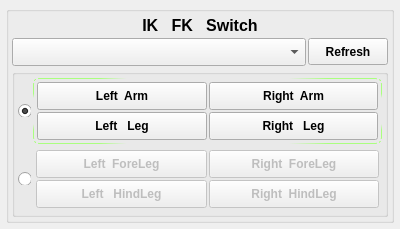
<?xml version="1.0" encoding="UTF-8"?>
<ui version="4.0">
 <class>DDikfkSwitchWindow</class>
 <widget class="QMainWindow" name="DDikfkSwitchWindow">
  <property name="geometry">
   <rect>
    <x>0</x>
    <y>0</y>
    <width>400</width>
    <height>229</height>
   </rect>
  </property>
  <property name="minimumSize">
   <size>
    <width>400</width>
    <height>229</height>
   </size>
  </property>
  <property name="maximumSize">
   <size>
    <width>400</width>
    <height>231</height>
   </size>
  </property>
  <property name="windowTitle">
   <string>IK FK Switch Window</string>
  </property>
  <property name="windowOpacity">
   <double>1.000000000000000</double>
  </property>
  <widget class="QWidget" name="centralwidget">
   <layout class="QVBoxLayout" name="verticalLayout">
    <property name="margin">
     <number>6</number>
    </property>
    <item>
     <widget class="QGroupBox" name="groupBox">
      <property name="styleSheet">
       <string notr="true"/>
      </property>
      <layout class="QVBoxLayout" name="verticalLayout_2">
       <property name="spacing">
        <number>3</number>
       </property>
       <property name="margin">
        <number>3</number>
       </property>
       <item>
        <widget class="QLabel" name="label">
         <property name="minimumSize">
          <size>
           <width>0</width>
           <height>20</height>
          </size>
         </property>
         <property name="maximumSize">
          <size>
           <width>16777215</width>
           <height>20</height>
          </size>
         </property>
         <property name="font">
          <font>
           <pointsize>12</pointsize>
           <weight>75</weight>
           <bold>true</bold>
          </font>
         </property>
         <property name="text">
          <string>IK   FK   Switch</string>
         </property>
         <property name="alignment">
          <set>Qt::AlignCenter</set>
         </property>
        </widget>
       </item>
       <item>
        <layout class="QHBoxLayout" name="horizontalLayout_6">
         <property name="spacing">
          <number>2</number>
         </property>
         <item>
          <widget class="QComboBox" name="CharacterComboBox">
           <property name="minimumSize">
            <size>
             <width>0</width>
             <height>28</height>
            </size>
           </property>
           <property name="maximumSize">
            <size>
             <width>16777215</width>
             <height>28</height>
            </size>
           </property>
           <property name="font">
            <font>
             <pointsize>12</pointsize>
             <weight>50</weight>
             <bold>false</bold>
            </font>
           </property>
           <property name="styleSheet">
            <string notr="true"/>
           </property>
          </widget>
         </item>
         <item>
          <widget class="QPushButton" name="refreshCharacterBTN">
           <property name="minimumSize">
            <size>
             <width>80</width>
             <height>27</height>
            </size>
           </property>
           <property name="maximumSize">
            <size>
             <width>80</width>
             <height>27</height>
            </size>
           </property>
           <property name="font">
            <font>
             <pointsize>9</pointsize>
             <weight>75</weight>
             <bold>true</bold>
            </font>
           </property>
           <property name="styleSheet">
            <string notr="true"/>
           </property>
           <property name="text">
            <string>Refresh</string>
           </property>
          </widget>
         </item>
        </layout>
       </item>
       <item>
        <widget class="QGroupBox" name="groupBox_3">
         <property name="styleSheet">
          <string notr="true"/>
         </property>
         <property name="title">
          <string/>
         </property>
         <layout class="QVBoxLayout" name="verticalLayout_5">
          <property name="spacing">
           <number>3</number>
          </property>
          <property name="margin">
           <number>3</number>
          </property>
          <item>
           <layout class="QHBoxLayout" name="horizontalLayout_9">
            <property name="spacing">
             <number>2</number>
            </property>
            <item>
             <widget class="QRadioButton" name="radioButton_A">
              <property name="maximumSize">
               <size>
                <width>13</width>
                <height>13</height>
               </size>
              </property>
              <property name="styleSheet">
               <string notr="true"/>
              </property>
              <property name="text">
               <string/>
              </property>
              <property name="checked">
               <bool>true</bool>
              </property>
             </widget>
            </item>
            <item>
             <widget class="QGroupBox" name="groupBox_A">
              <property name="styleSheet">
               <string notr="true">QGroupBox{
border:0px solid;
}
QGroupBox:enabled{
border:1px solid;
border-radius:6px;
border-top-color:qlineargradient(spread:pad, x1:0.1, y1:0.5, x2:0.9, y2:0.5, stop:0.1 rgba(170, 255, 127, 255), stop:0.2 rgba(170, 255, 127, 0), stop:0.8 rgba(170, 255, 127, 0), stop:0.943503 rgba(170, 255, 127, 255));
border-bottom-color:qlineargradient(spread:pad, x1:0.1, y1:0.5, x2:0.9, y2:0.5, stop:0.1 rgba(170, 255, 127, 255), stop:0.2 rgba(170, 255, 127, 0), stop:0.8 rgba(170, 255, 127, 0), stop:0.943503 rgba(170, 255, 127, 255));
border-left-color:qlineargradient(spread:pad, x1:0.5, y1:0.1, x2:0.5, y2:0.9, stop:0.1 rgba(170, 255, 127, 255), stop:0.2 rgba(170, 255, 127, 0), stop:0.8 rgba(170, 255, 127, 0), stop:0.943503 rgba(170, 255, 127, 255));
border-right-color:qlineargradient(spread:pad, x1:0.5, y1:0.1, x2:0.5, y2:0.9, stop:0.1 rgba(170, 255, 127, 255), stop:0.2 rgba(170, 255, 127, 0), stop:0.8 rgba(170, 255, 127, 0), stop:0.943503 rgba(170, 255, 127, 255));
}
</string>
              </property>
              <property name="title">
               <string/>
              </property>
              <layout class="QVBoxLayout" name="verticalLayout_3">
               <property name="spacing">
                <number>2</number>
               </property>
               <property name="margin">
                <number>3</number>
               </property>
               <item>
                <layout class="QHBoxLayout" name="horizontalLayout_2">
                 <property name="spacing">
                  <number>2</number>
                 </property>
                 <item>
                  <widget class="QPushButton" name="leftArmBTN">
                   <property name="minimumSize">
                    <size>
                     <width>0</width>
                     <height>28</height>
                    </size>
                   </property>
                   <property name="font">
                    <font>
                     <pointsize>9</pointsize>
                     <weight>75</weight>
                     <bold>true</bold>
                    </font>
                   </property>
                   <property name="styleSheet">
                    <string notr="true"/>
                   </property>
                   <property name="text">
                    <string>Left  Arm</string>
                   </property>
                  </widget>
                 </item>
                 <item>
                  <widget class="QPushButton" name="rightArmBTN">
                   <property name="minimumSize">
                    <size>
                     <width>0</width>
                     <height>28</height>
                    </size>
                   </property>
                   <property name="font">
                    <font>
                     <pointsize>9</pointsize>
                     <weight>75</weight>
                     <bold>true</bold>
                    </font>
                   </property>
                   <property name="styleSheet">
                    <string notr="true"/>
                   </property>
                   <property name="text">
                    <string>Right  Arm</string>
                   </property>
                  </widget>
                 </item>
                </layout>
               </item>
               <item>
                <layout class="QHBoxLayout" name="horizontalLayout_3">
                 <property name="spacing">
                  <number>2</number>
                 </property>
                 <item>
                  <widget class="QPushButton" name="lefLegBTN">
                   <property name="minimumSize">
                    <size>
                     <width>0</width>
                     <height>28</height>
                    </size>
                   </property>
                   <property name="font">
                    <font>
                     <pointsize>9</pointsize>
                     <weight>75</weight>
                     <bold>true</bold>
                    </font>
                   </property>
                   <property name="styleSheet">
                    <string notr="true"/>
                   </property>
                   <property name="text">
                    <string>Left   Leg</string>
                   </property>
                  </widget>
                 </item>
                 <item>
                  <widget class="QPushButton" name="rightLegBTN">
                   <property name="minimumSize">
                    <size>
                     <width>0</width>
                     <height>28</height>
                    </size>
                   </property>
                   <property name="font">
                    <font>
                     <pointsize>9</pointsize>
                     <weight>75</weight>
                     <bold>true</bold>
                    </font>
                   </property>
                   <property name="styleSheet">
                    <string notr="true"/>
                   </property>
                   <property name="text">
                    <string>Right   Leg</string>
                   </property>
                  </widget>
                 </item>
                </layout>
               </item>
              </layout>
             </widget>
            </item>
           </layout>
          </item>
          <item>
           <layout class="QHBoxLayout" name="horizontalLayout_10">
            <property name="spacing">
             <number>2</number>
            </property>
            <item>
             <widget class="QRadioButton" name="radioButton_B">
              <property name="maximumSize">
               <size>
                <width>13</width>
                <height>13</height>
               </size>
              </property>
              <property name="text">
               <string/>
              </property>
             </widget>
            </item>
            <item>
             <widget class="QGroupBox" name="groupBox_B">
              <property name="enabled">
               <bool>false</bool>
              </property>
              <property name="styleSheet">
               <string notr="true">QGroupBox{
border:0px solid;
}
QGroupBox:enabled{
border:1px solid;
border-radius:6px;
border-top-color:qlineargradient(spread:pad, x1:0.1, y1:0.5, x2:0.9, y2:0.5, stop:0.1 rgba(170, 255, 127, 255), stop:0.2 rgba(170, 255, 127, 0), stop:0.8 rgba(170, 255, 127, 0), stop:0.943503 rgba(170, 255, 127, 255));
border-bottom-color:qlineargradient(spread:pad, x1:0.1, y1:0.5, x2:0.9, y2:0.5, stop:0.1 rgba(170, 255, 127, 255), stop:0.2 rgba(170, 255, 127, 0), stop:0.8 rgba(170, 255, 127, 0), stop:0.943503 rgba(170, 255, 127, 255));
border-left-color:qlineargradient(spread:pad, x1:0.5, y1:0.1, x2:0.5, y2:0.9, stop:0.1 rgba(170, 255, 127, 255), stop:0.2 rgba(170, 255, 127, 0), stop:0.8 rgba(170, 255, 127, 0), stop:0.943503 rgba(170, 255, 127, 255));
border-right-color:qlineargradient(spread:pad, x1:0.5, y1:0.1, x2:0.5, y2:0.9, stop:0.1 rgba(170, 255, 127, 255), stop:0.2 rgba(170, 255, 127, 0), stop:0.8 rgba(170, 255, 127, 0), stop:0.943503 rgba(170, 255, 127, 255));
}
</string>
              </property>
              <property name="title">
               <string/>
              </property>
              <layout class="QVBoxLayout" name="verticalLayout_4">
               <property name="spacing">
                <number>2</number>
               </property>
               <property name="margin">
                <number>3</number>
               </property>
               <item>
                <layout class="QHBoxLayout" name="horizontalLayout_5">
                 <property name="spacing">
                  <number>2</number>
                 </property>
                 <item>
                  <widget class="QPushButton" name="leftForeLegBTN">
                   <property name="minimumSize">
                    <size>
                     <width>0</width>
                     <height>28</height>
                    </size>
                   </property>
                   <property name="font">
                    <font>
                     <pointsize>9</pointsize>
                     <weight>75</weight>
                     <bold>true</bold>
                    </font>
                   </property>
                   <property name="styleSheet">
                    <string notr="true"/>
                   </property>
                   <property name="text">
                    <string>Left  ForeLeg</string>
                   </property>
                  </widget>
                 </item>
                 <item>
                  <widget class="QPushButton" name="rightForeLegBTN">
                   <property name="minimumSize">
                    <size>
                     <width>0</width>
                     <height>28</height>
                    </size>
                   </property>
                   <property name="font">
                    <font>
                     <pointsize>9</pointsize>
                     <weight>75</weight>
                     <bold>true</bold>
                    </font>
                   </property>
                   <property name="styleSheet">
                    <string notr="true"/>
                   </property>
                   <property name="text">
                    <string>Right  ForeLeg</string>
                   </property>
                  </widget>
                 </item>
                </layout>
               </item>
               <item>
                <layout class="QHBoxLayout" name="horizontalLayout_4">
                 <property name="spacing">
                  <number>2</number>
                 </property>
                 <item>
                  <widget class="QPushButton" name="leftHindLegBTN">
                   <property name="minimumSize">
                    <size>
                     <width>0</width>
                     <height>28</height>
                    </size>
                   </property>
                   <property name="font">
                    <font>
                     <pointsize>9</pointsize>
                     <weight>75</weight>
                     <bold>true</bold>
                    </font>
                   </property>
                   <property name="styleSheet">
                    <string notr="true"/>
                   </property>
                   <property name="text">
                    <string>Left   HindLeg</string>
                   </property>
                  </widget>
                 </item>
                 <item>
                  <widget class="QPushButton" name="rightHindLegBTN">
                   <property name="minimumSize">
                    <size>
                     <width>0</width>
                     <height>28</height>
                    </size>
                   </property>
                   <property name="font">
                    <font>
                     <pointsize>9</pointsize>
                     <weight>75</weight>
                     <bold>true</bold>
                    </font>
                   </property>
                   <property name="styleSheet">
                    <string notr="true"/>
                   </property>
                   <property name="text">
                    <string>Right  HindLeg</string>
                   </property>
                  </widget>
                 </item>
                </layout>
               </item>
              </layout>
             </widget>
            </item>
           </layout>
          </item>
         </layout>
        </widget>
       </item>
      </layout>
     </widget>
    </item>
   </layout>
  </widget>
  <action name="actionLeftArmSwitch">
   <property name="text">
    <string>leftArmSwitch</string>
   </property>
  </action>
  <action name="actionRightArmSwitch">
   <property name="text">
    <string>RightArmSwitch</string>
   </property>
  </action>
  <action name="actionLeftLegSwitch">
   <property name="text">
    <string>LeftLegSwitch</string>
   </property>
  </action>
  <action name="actionRightLegSwitch">
   <property name="text">
    <string>RightLegSwitch</string>
   </property>
  </action>
  <action name="actionLeftForeLegSwitch">
   <property name="text">
    <string>leftForeLegSwitch</string>
   </property>
  </action>
  <action name="actionRightForeLegSwitch">
   <property name="text">
    <string>rightForeLegSwitch</string>
   </property>
  </action>
  <action name="actionLeftHindLegSwitch">
   <property name="text">
    <string>leftHindLegSwitch</string>
   </property>
  </action>
  <action name="actionRightHindLegSwitch">
   <property name="text">
    <string>rightHindLegSwitch</string>
   </property>
  </action>
  <action name="actionRefreshCharacter">
   <property name="text">
    <string>refreshCharacter</string>
   </property>
  </action>
  <action name="actionCurrentCharacterChanged">
   <property name="text">
    <string>currentCharacterChanged</string>
   </property>
  </action>
 </widget>
 <resources/>
 <connections>
  <connection>
   <sender>leftForeLegBTN</sender>
   <signal>clicked()</signal>
   <receiver>actionLeftForeLegSwitch</receiver>
   <slot>trigger()</slot>
   <hints>
    <hint type="sourcelabel">
     <x>119</x>
     <y>173</y>
    </hint>
    <hint type="destinationlabel">
     <x>-1</x>
     <y>-1</y>
    </hint>
   </hints>
  </connection>
  <connection>
   <sender>rightLegBTN</sender>
   <signal>clicked()</signal>
   <receiver>actionRightLegSwitch</receiver>
   <slot>trigger()</slot>
   <hints>
    <hint type="sourcelabel">
     <x>294</x>
     <y>130</y>
    </hint>
    <hint type="destinationlabel">
     <x>-1</x>
     <y>-1</y>
    </hint>
   </hints>
  </connection>
  <connection>
   <sender>rightHindLegBTN</sender>
   <signal>clicked()</signal>
   <receiver>actionRightHindLegSwitch</receiver>
   <slot>trigger()</slot>
   <hints>
    <hint type="sourcelabel">
     <x>295</x>
     <y>205</y>
    </hint>
    <hint type="destinationlabel">
     <x>-1</x>
     <y>-1</y>
    </hint>
   </hints>
  </connection>
  <connection>
   <sender>rightForeLegBTN</sender>
   <signal>clicked()</signal>
   <receiver>actionRightForeLegSwitch</receiver>
   <slot>trigger()</slot>
   <hints>
    <hint type="sourcelabel">
     <x>295</x>
     <y>173</y>
    </hint>
    <hint type="destinationlabel">
     <x>-1</x>
     <y>-1</y>
    </hint>
   </hints>
  </connection>
  <connection>
   <sender>leftHindLegBTN</sender>
   <signal>clicked()</signal>
   <receiver>actionLeftHindLegSwitch</receiver>
   <slot>trigger()</slot>
   <hints>
    <hint type="sourcelabel">
     <x>119</x>
     <y>205</y>
    </hint>
    <hint type="destinationlabel">
     <x>-1</x>
     <y>-1</y>
    </hint>
   </hints>
  </connection>
  <connection>
   <sender>rightArmBTN</sender>
   <signal>clicked()</signal>
   <receiver>actionRightArmSwitch</receiver>
   <slot>trigger()</slot>
   <hints>
    <hint type="sourcelabel">
     <x>294</x>
     <y>98</y>
    </hint>
    <hint type="destinationlabel">
     <x>-1</x>
     <y>-1</y>
    </hint>
   </hints>
  </connection>
  <connection>
   <sender>lefLegBTN</sender>
   <signal>clicked()</signal>
   <receiver>actionLeftLegSwitch</receiver>
   <slot>trigger()</slot>
   <hints>
    <hint type="sourcelabel">
     <x>120</x>
     <y>130</y>
    </hint>
    <hint type="destinationlabel">
     <x>-1</x>
     <y>-1</y>
    </hint>
   </hints>
  </connection>
  <connection>
   <sender>leftArmBTN</sender>
   <signal>clicked()</signal>
   <receiver>actionLeftArmSwitch</receiver>
   <slot>trigger()</slot>
   <hints>
    <hint type="sourcelabel">
     <x>120</x>
     <y>98</y>
    </hint>
    <hint type="destinationlabel">
     <x>-1</x>
     <y>-1</y>
    </hint>
   </hints>
  </connection>
  <connection>
   <sender>CharacterComboBox</sender>
   <signal>currentIndexChanged(int)</signal>
   <receiver>actionCurrentCharacterChanged</receiver>
   <slot>trigger()</slot>
   <hints>
    <hint type="sourcelabel">
     <x>168</x>
     <y>56</y>
    </hint>
    <hint type="destinationlabel">
     <x>-1</x>
     <y>-1</y>
    </hint>
   </hints>
  </connection>
  <connection>
   <sender>radioButton_B</sender>
   <signal>toggled(bool)</signal>
   <receiver>groupBox_B</receiver>
   <slot>setEnabled(bool)</slot>
   <hints>
    <hint type="sourcelabel">
     <x>22</x>
     <y>195</y>
    </hint>
    <hint type="destinationlabel">
     <x>32</x>
     <y>194</y>
    </hint>
   </hints>
  </connection>
  <connection>
   <sender>radioButton_A</sender>
   <signal>toggled(bool)</signal>
   <receiver>groupBox_A</receiver>
   <slot>setEnabled(bool)</slot>
   <hints>
    <hint type="sourcelabel">
     <x>21</x>
     <y>112</y>
    </hint>
    <hint type="destinationlabel">
     <x>33</x>
     <y>119</y>
    </hint>
   </hints>
  </connection>
  <connection>
   <sender>refreshCharacterBTN</sender>
   <signal>clicked()</signal>
   <receiver>actionRefreshCharacter</receiver>
   <slot>trigger()</slot>
   <hints>
    <hint type="sourcelabel">
     <x>359</x>
     <y>56</y>
    </hint>
    <hint type="destinationlabel">
     <x>-1</x>
     <y>-1</y>
    </hint>
   </hints>
  </connection>
 </connections>
</ui>
